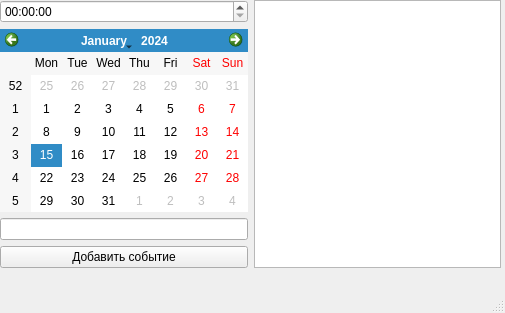
<?xml version="1.0" encoding="UTF-8"?>
<ui version="4.0">
 <class>MainWindow</class>
 <widget class="QMainWindow" name="MainWindow">
  <property name="geometry">
   <rect>
    <x>0</x>
    <y>0</y>
    <width>505</width>
    <height>313</height>
   </rect>
  </property>
  <property name="windowTitle">
   <string>Минипланировщик</string>
  </property>
  <widget class="QWidget" name="centralwidget">
   <widget class="QWidget" name="horizontalLayoutWidget">
    <property name="geometry">
     <rect>
      <x>0</x>
      <y>0</y>
      <width>501</width>
      <height>268</height>
     </rect>
    </property>
    <layout class="QHBoxLayout" name="horizontalLayout">
     <item>
      <layout class="QVBoxLayout" name="verticalLayout">
       <item>
        <widget class="QTimeEdit" name="time"/>
       </item>
       <item>
        <widget class="QCalendarWidget" name="calendar">
         <property name="enabled">
          <bool>true</bool>
         </property>
        </widget>
       </item>
       <item>
        <widget class="QLineEdit" name="event"/>
       </item>
       <item>
        <widget class="QPushButton" name="add_but">
         <property name="text">
          <string>Добавить событие</string>
         </property>
        </widget>
       </item>
      </layout>
     </item>
     <item>
      <widget class="QListWidget" name="listWidget"/>
     </item>
    </layout>
   </widget>
  </widget>
  <widget class="QMenuBar" name="menubar">
   <property name="geometry">
    <rect>
     <x>0</x>
     <y>0</y>
     <width>505</width>
     <height>21</height>
    </rect>
   </property>
  </widget>
  <widget class="QStatusBar" name="statusbar"/>
 </widget>
 <resources/>
 <connections/>
</ui>
